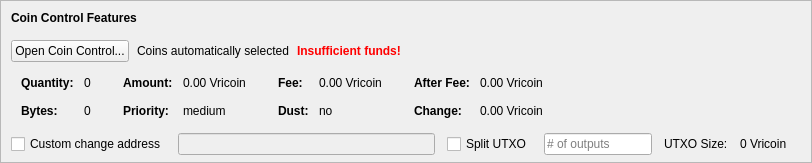
    <widget class="QFrame" name="frameCoinControl">
     <property name="sizePolicy">
      <sizepolicy hsizetype="Expanding" vsizetype="Expanding">
       <horstretch>0</horstretch>
       <verstretch>0</verstretch>
      </sizepolicy>
     </property>
     <property name="maximumSize">
      <size>
       <width>16777215</width>
       <height>16777215</height>
      </size>
     </property>
     <property name="frameShape">
      <enum>QFrame::StyledPanel</enum>
     </property>
     <property name="frameShadow">
      <enum>QFrame::Sunken</enum>
     </property>
     <layout class="QVBoxLayout" name="verticalLayoutCoinControl2">
      <property name="spacing">
       <number>0</number>
      </property>
      <property name="leftMargin">
       <number>0</number>
      </property>
      <property name="topMargin">
       <number>0</number>
      </property>
      <property name="rightMargin">
       <number>0</number>
      </property>
      <property name="bottomMargin">
       <number>6</number>
      </property>
      <item>
       <layout class="QVBoxLayout" name="verticalLayoutCoinControl" stretch="0,0,0,0,1">
        <property name="spacing">
         <number>0</number>
        </property>
        <property name="leftMargin">
         <number>10</number>
        </property>
        <property name="topMargin">
         <number>10</number>
        </property>
        <item>
         <layout class="QHBoxLayout" name="horizontalLayoutCoinControl1">
          <property name="bottomMargin">
           <number>15</number>
          </property>
          <item>
           <widget class="QLabel" name="labelCoinControlFeatures">
            <property name="sizePolicy">
             <sizepolicy hsizetype="Preferred" vsizetype="Maximum">
              <horstretch>0</horstretch>
              <verstretch>0</verstretch>
             </sizepolicy>
            </property>
            <property name="font">
             <font>
              <weight>75</weight>
              <bold>true</bold>
             </font>
            </property>
            <property name="styleSheet">
             <string notr="true">font-weight:bold;</string>
            </property>
            <property name="text">
             <string>Coin Control Features</string>
            </property>
           </widget>
          </item>
         </layout>
        </item>
        <item>
         <layout class="QHBoxLayout" name="horizontalLayoutCoinControl2" stretch="0,0,0,0">
          <property name="spacing">
           <number>8</number>
          </property>
          <property name="bottomMargin">
           <number>10</number>
          </property>
          <item>
           <widget class="QPushButton" name="pushButtonCoinControl">
            <property name="styleSheet">
             <string notr="true"/>
            </property>
            <property name="text">
             <string>Open Coin Control...</string>
            </property>
            <property name="autoDefault">
             <bool>false</bool>
            </property>
           </widget>
          </item>
          <item>
           <widget class="QLabel" name="labelCoinControlAutomaticallySelected">
            <property name="text">
             <string>Coins automatically selected</string>
            </property>
            <property name="margin">
             <number>5</number>
            </property>
           </widget>
          </item>
          <item>
           <widget class="QLabel" name="labelCoinControlInsuffFunds">
            <property name="font">
             <font>
              <weight>75</weight>
              <bold>true</bold>
             </font>
            </property>
            <property name="styleSheet">
             <string notr="true">color:red;font-weight:bold;</string>
            </property>
            <property name="text">
             <string>Insufficient funds!</string>
            </property>
            <property name="margin">
             <number>5</number>
            </property>
           </widget>
          </item>
          <item>
           <spacer name="horizontalSpacerCoinControl">
            <property name="orientation">
             <enum>Qt::Horizontal</enum>
            </property>
            <property name="sizeHint" stdset="0">
             <size>
              <width>40</width>
              <height>1</height>
             </size>
            </property>
           </spacer>
          </item>
         </layout>
        </item>
        <item>
         <widget class="QWidget" name="widgetCoinControl" native="true">
          <property name="sizePolicy">
           <sizepolicy hsizetype="Preferred" vsizetype="Preferred">
            <horstretch>0</horstretch>
            <verstretch>0</verstretch>
           </sizepolicy>
          </property>
          <property name="minimumSize">
           <size>
            <width>0</width>
            <height>0</height>
           </size>
          </property>
          <property name="styleSheet">
           <string notr="true"/>
          </property>
          <layout class="QHBoxLayout" name="horizontalLayoutCoinControl5">
           <property name="leftMargin">
            <number>0</number>
           </property>
           <property name="topMargin">
            <number>0</number>
           </property>
           <property name="rightMargin">
            <number>0</number>
           </property>
           <property name="bottomMargin">
            <number>0</number>
           </property>
           <item>
            <layout class="QHBoxLayout" name="horizontalLayoutCoinControl3" stretch="0,0,0,1">
             <property name="spacing">
              <number>20</number>
             </property>
             <property name="topMargin">
              <number>0</number>
             </property>
             <property name="bottomMargin">
              <number>10</number>
             </property>
             <item>
              <layout class="QFormLayout" name="formLayoutCoinControl1">
               <property name="horizontalSpacing">
                <number>10</number>
               </property>
               <property name="verticalSpacing">
                <number>14</number>
               </property>
               <property name="leftMargin">
                <number>10</number>
               </property>
               <property name="topMargin">
                <number>4</number>
               </property>
               <property name="rightMargin">
                <number>6</number>
               </property>
               <item row="0" column="0">
                <widget class="QLabel" name="labelCoinControlQuantityText">
                 <property name="font">
                  <font>
                   <weight>75</weight>
                   <bold>true</bold>
                  </font>
                 </property>
                 <property name="text">
                  <string>Quantity:</string>
                 </property>
                 <property name="margin">
                  <number>0</number>
                 </property>
                </widget>
               </item>
               <item row="0" column="1">
                <widget class="QLabel" name="labelCoinControlQuantity">
                 <property name="cursor">
                  <cursorShape>IBeamCursor</cursorShape>
                 </property>
                 <property name="contextMenuPolicy">
                  <enum>Qt::ActionsContextMenu</enum>
                 </property>
                 <property name="text">
                  <string notr="true">0</string>
                 </property>
                 <property name="margin">
                  <number>0</number>
                 </property>
                 <property name="textInteractionFlags">
                  <set>Qt::LinksAccessibleByMouse|Qt::TextSelectableByKeyboard|Qt::TextSelectableByMouse</set>
                 </property>
                </widget>
               </item>
               <item row="1" column="0">
                <widget class="QLabel" name="labelCoinControlBytesText">
                 <property name="font">
                  <font>
                   <weight>75</weight>
                   <bold>true</bold>
                  </font>
                 </property>
                 <property name="text">
                  <string>Bytes:</string>
                 </property>
                </widget>
               </item>
               <item row="1" column="1">
                <widget class="QLabel" name="labelCoinControlBytes">
                 <property name="cursor">
                  <cursorShape>IBeamCursor</cursorShape>
                 </property>
                 <property name="contextMenuPolicy">
                  <enum>Qt::ActionsContextMenu</enum>
                 </property>
                 <property name="text">
                  <string notr="true">0</string>
                 </property>
                 <property name="textInteractionFlags">
                  <set>Qt::LinksAccessibleByMouse|Qt::TextSelectableByKeyboard|Qt::TextSelectableByMouse</set>
                 </property>
                </widget>
               </item>
              </layout>
             </item>
             <item>
              <layout class="QFormLayout" name="formLayoutCoinControl2">
               <property name="horizontalSpacing">
                <number>10</number>
               </property>
               <property name="verticalSpacing">
                <number>14</number>
               </property>
               <property name="leftMargin">
                <number>6</number>
               </property>
               <property name="topMargin">
                <number>4</number>
               </property>
               <property name="rightMargin">
                <number>6</number>
               </property>
               <item row="0" column="0">
                <widget class="QLabel" name="labelCoinControlAmountText">
                 <property name="font">
                  <font>
                   <weight>75</weight>
                   <bold>true</bold>
                  </font>
                 </property>
                 <property name="text">
                  <string>Amount:</string>
                 </property>
                 <property name="margin">
                  <number>0</number>
                 </property>
                </widget>
               </item>
               <item row="0" column="1">
                <widget class="QLabel" name="labelCoinControlAmount">
                 <property name="cursor">
                  <cursorShape>IBeamCursor</cursorShape>
                 </property>
                 <property name="contextMenuPolicy">
                  <enum>Qt::ActionsContextMenu</enum>
                 </property>
                 <property name="text">
                  <string notr="true">0.00 Vricoin</string>
                 </property>
                 <property name="textInteractionFlags">
                  <set>Qt::LinksAccessibleByMouse|Qt::TextSelectableByKeyboard|Qt::TextSelectableByMouse</set>
                 </property>
                </widget>
               </item>
               <item row="1" column="0">
                <widget class="QLabel" name="labelCoinControlPriorityText">
                 <property name="font">
                  <font>
                   <weight>75</weight>
                   <bold>true</bold>
                  </font>
                 </property>
                 <property name="text">
                  <string>Priority:</string>
                 </property>
                </widget>
               </item>
               <item row="1" column="1">
                <widget class="QLabel" name="labelCoinControlPriority">
                 <property name="cursor">
                  <cursorShape>IBeamCursor</cursorShape>
                 </property>
                 <property name="contextMenuPolicy">
                  <enum>Qt::ActionsContextMenu</enum>
                 </property>
                 <property name="text">
                  <string>medium</string>
                 </property>
                 <property name="textInteractionFlags">
                  <set>Qt::LinksAccessibleByMouse|Qt::TextSelectableByKeyboard|Qt::TextSelectableByMouse</set>
                 </property>
                </widget>
               </item>
              </layout>
             </item>
             <item>
              <layout class="QFormLayout" name="formLayoutCoinControl3">
               <property name="horizontalSpacing">
                <number>10</number>
               </property>
               <property name="verticalSpacing">
                <number>14</number>
               </property>
               <property name="leftMargin">
                <number>6</number>
               </property>
               <property name="topMargin">
                <number>4</number>
               </property>
               <property name="rightMargin">
                <number>6</number>
               </property>
               <item row="0" column="0">
                <widget class="QLabel" name="labelCoinControlFeeText">
                 <property name="font">
                  <font>
                   <weight>75</weight>
                   <bold>true</bold>
                  </font>
                 </property>
                 <property name="text">
                  <string>Fee:</string>
                 </property>
                 <property name="margin">
                  <number>0</number>
                 </property>
                </widget>
               </item>
               <item row="0" column="1">
                <widget class="QLabel" name="labelCoinControlFee">
                 <property name="cursor">
                  <cursorShape>IBeamCursor</cursorShape>
                 </property>
                 <property name="contextMenuPolicy">
                  <enum>Qt::ActionsContextMenu</enum>
                 </property>
                 <property name="text">
                  <string notr="true">0.00 Vricoin</string>
                 </property>
                 <property name="textInteractionFlags">
                  <set>Qt::LinksAccessibleByMouse|Qt::TextSelectableByKeyboard|Qt::TextSelectableByMouse</set>
                 </property>
                </widget>
               </item>
               <item row="1" column="0">
                <widget class="QLabel" name="labelCoinControlLowOutputText">
                 <property name="font">
                  <font>
                   <weight>75</weight>
                   <bold>true</bold>
                  </font>
                 </property>
                 <property name="text">
                  <string>Dust:</string>
                 </property>
                </widget>
               </item>
               <item row="1" column="1">
                <widget class="QLabel" name="labelCoinControlLowOutput">
                 <property name="cursor">
                  <cursorShape>IBeamCursor</cursorShape>
                 </property>
                 <property name="contextMenuPolicy">
                  <enum>Qt::ActionsContextMenu</enum>
                 </property>
                 <property name="text">
                  <string>no</string>
                 </property>
                 <property name="textInteractionFlags">
                  <set>Qt::LinksAccessibleByMouse|Qt::TextSelectableByKeyboard|Qt::TextSelectableByMouse</set>
                 </property>
                </widget>
               </item>
              </layout>
             </item>
             <item>
              <layout class="QFormLayout" name="formLayoutCoinControl4">
               <property name="horizontalSpacing">
                <number>10</number>
               </property>
               <property name="verticalSpacing">
                <number>14</number>
               </property>
               <property name="leftMargin">
                <number>6</number>
               </property>
               <property name="topMargin">
                <number>4</number>
               </property>
               <property name="rightMargin">
                <number>6</number>
               </property>
               <item row="0" column="0">
                <widget class="QLabel" name="labelCoinControlAfterFeeText">
                 <property name="font">
                  <font>
                   <weight>75</weight>
                   <bold>true</bold>
                  </font>
                 </property>
                 <property name="text">
                  <string>After Fee:</string>
                 </property>
                 <property name="margin">
                  <number>0</number>
                 </property>
                </widget>
               </item>
               <item row="0" column="1">
                <widget class="QLabel" name="labelCoinControlAfterFee">
                 <property name="cursor">
                  <cursorShape>IBeamCursor</cursorShape>
                 </property>
                 <property name="contextMenuPolicy">
                  <enum>Qt::ActionsContextMenu</enum>
                 </property>
                 <property name="text">
                  <string notr="true">0.00 Vricoin</string>
                 </property>
                 <property name="textInteractionFlags">
                  <set>Qt::LinksAccessibleByMouse|Qt::TextSelectableByKeyboard|Qt::TextSelectableByMouse</set>
                 </property>
                </widget>
               </item>
               <item row="1" column="0">
                <widget class="QLabel" name="labelCoinControlChangeText">
                 <property name="font">
                  <font>
                   <weight>75</weight>
                   <bold>true</bold>
                  </font>
                 </property>
                 <property name="text">
                  <string>Change:</string>
                 </property>
                </widget>
               </item>
               <item row="1" column="1">
                <widget class="QLabel" name="labelCoinControlChange">
                 <property name="cursor">
                  <cursorShape>IBeamCursor</cursorShape>
                 </property>
                 <property name="contextMenuPolicy">
                  <enum>Qt::ActionsContextMenu</enum>
                 </property>
                 <property name="text">
                  <string notr="true">0.00 Vricoin</string>
                 </property>
                 <property name="textInteractionFlags">
                  <set>Qt::LinksAccessibleByMouse|Qt::TextSelectableByKeyboard|Qt::TextSelectableByMouse</set>
                 </property>
                </widget>
               </item>
              </layout>
             </item>
            </layout>
           </item>
          </layout>
         </widget>
        </item>
        <item>
         <layout class="QHBoxLayout" name="horizontalLayoutCoinControl4" stretch="0,0,0,0,0,0,0">
          <property name="spacing">
           <number>12</number>
          </property>
          <property name="sizeConstraint">
           <enum>QLayout::SetDefaultConstraint</enum>
          </property>
          <property name="topMargin">
           <number>5</number>
          </property>
          <property name="rightMargin">
           <number>5</number>
          </property>
          <item>
           <widget class="QCheckBox" name="checkBoxCoinControlChange">
            <property name="toolTip">
             <string>If this is activated, but the change address is empty or invalid, change will be sent to a newly generated address.</string>
            </property>
            <property name="text">
             <string>Custom change address</string>
            </property>
           </widget>
          </item>
          <item>
           <widget class="QValidatedLineEdit" name="lineEditCoinControlChange">
            <property name="enabled">
             <bool>false</bool>
            </property>
            <property name="sizePolicy">
             <sizepolicy hsizetype="Expanding" vsizetype="Fixed">
              <horstretch>0</horstretch>
              <verstretch>0</verstretch>
             </sizepolicy>
            </property>
           </widget>
          </item>
          <item>
           <widget class="QCheckBox" name="splitBlockCheckBox">
            <property name="text">
             <string>Split UTXO</string>
            </property>
           </widget>
          </item>
          <item>
           <widget class="QLineEdit" name="splitBlockLineEdit">
            <property name="sizePolicy">
             <sizepolicy hsizetype="Fixed" vsizetype="Fixed">
              <horstretch>50</horstretch>
              <verstretch>0</verstretch>
             </sizepolicy>
            </property>
            <property name="placeholderText">
             <string># of outputs</string>
            </property>
           </widget>
          </item>
          <item>
           <widget class="QLabel" name="labelBlockSizeText">
            <property name="text">
             <string>UTXO Size:</string>
            </property>
           </widget>
          </item>
          <item>
           <widget class="QLabel" name="labelBlockSize">
            <property name="text">
             <string>0 Vricoin</string>
            </property>
           </widget>
          </item>
          <item>
           <widget class="QLabel" name="labelCoinControlChangeLabel">
            <property name="sizePolicy">
             <sizepolicy hsizetype="Preferred" vsizetype="Expanding">
              <horstretch>0</horstretch>
              <verstretch>0</verstretch>
             </sizepolicy>
            </property>
            <property name="minimumSize">
             <size>
              <width>0</width>
              <height>0</height>
             </size>
            </property>
            <property name="text">
             <string/>
            </property>
            <property name="margin">
             <number>3</number>
            </property>
           </widget>
          </item>
         </layout>
        </item>
        <item>
         <spacer name="verticalSpacerCoinControl">
          <property name="orientation">
           <enum>Qt::Vertical</enum>
          </property>
          <property name="sizeHint" stdset="0">
           <size>
            <width>800</width>
            <height>1</height>
           </size>
          </property>
         </spacer>
        </item>
       </layout>
      </item>
     </layout>
    </widget>
